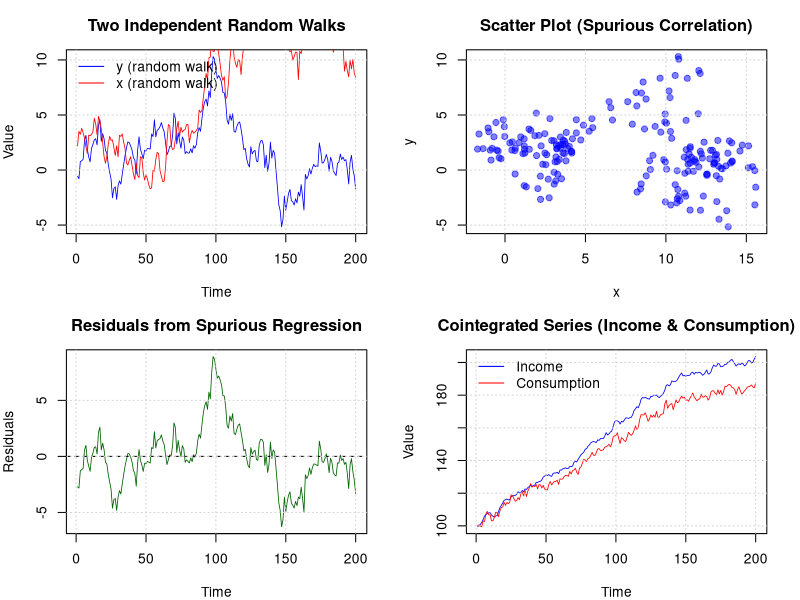
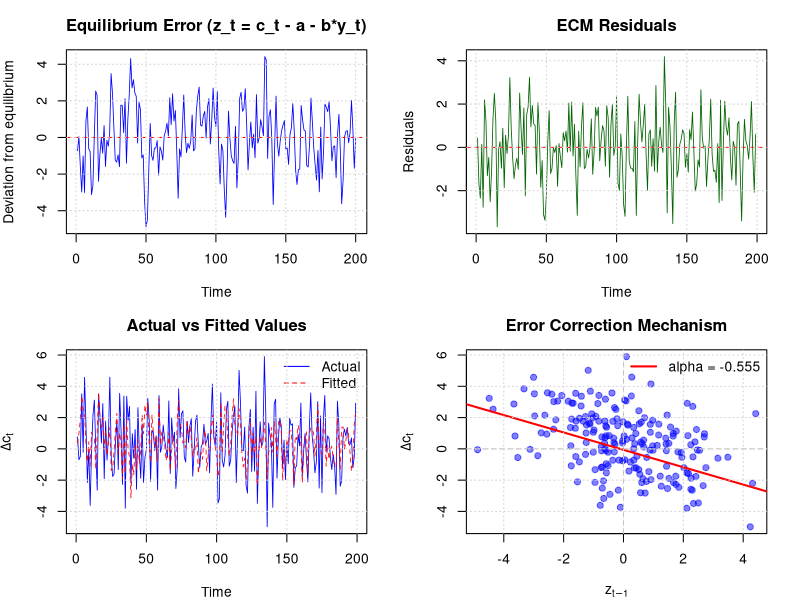

Write R code to recreate these figures, in order.
# =============================================================================
# Example 2: Spurious Regression and Error Correction Models
# =============================================================================
# This example demonstrates:
# 1. The spurious regression problem with independent I(1) series
# 2. Cointegration testing using Engle-Granger method
# 3. Error Correction Model estimation and interpretation
#
# Required Packages: tseries, lmtest, dynlm, urca
# Author: Alessia Paccagnini
# Textbook: Macroeconometrics
# =============================================================================

# Install packages if needed
# install.packages(c("tseries", "lmtest", "dynlm", "urca"))

library(tseries)
library(lmtest)
library(dynlm)
library(urca)

# =============================================================================
# DATA SOURCE SWITCH
# Set USE_PYTHON_DATA <- TRUE  -> load ex2_data.csv (generated by Python)
#                                  Part B results match the textbook exactly
# Set USE_PYTHON_DATA <- FALSE -> simulate data in R (set.seed(456))
#                                  results follow same DGP but differ numerically
# Note: Part A (spurious regression) always uses R RNG — exact numbers
#       don't matter there since any two independent random walks make the point.
# =============================================================================
USE_PYTHON_DATA <- TRUE   # <-- CHANGE THIS FLAG

n <- 200

cat("======================================================================\n")
cat("EXAMPLE 2: SPURIOUS REGRESSION AND ERROR CORRECTION MODELS\n")
cat("======================================================================\n")

# =============================================================================
# Part A: SPURIOUS REGRESSION
# =============================================================================
cat("\n======================================================================\n")
cat("PART A: SPURIOUS REGRESSION PROBLEM\n")
cat("======================================================================\n")

# Generate two INDEPENDENT random walks
# Using set.seed(123) - Part A is illustrative only (spurious by construction),
# so exact numerical match with Python is not required here.
set.seed(123)
eps1 <- rnorm(n)
eps2 <- rnorm(n)

y_spurious <- cumsum(eps1)  # Random walk 1
x_spurious <- cumsum(eps2)  # Random walk 2 (independent!)

cat("\nData Generation:\n")
cat("    y_t = y_{t-1} + e1_t  (Random Walk)\n")
cat("    x_t = x_{t-1} + e2_t  (Random Walk, INDEPENDENT of y)\n")
cat("    By construction, there is NO relationship between y and x!\n")

# Plot the spurious data
png("example2_spurious_coint_R.png", width = 1000, height = 700)
par(mfrow = c(2, 2), mar = c(4, 4, 3, 2))

# Two random walks
plot(y_spurious, type = "l", col = "blue", lwd = 0.8,
     main = "Two Independent Random Walks", ylab = "Value", xlab = "Time")
lines(x_spurious, col = "red", lwd = 0.8)
legend("topleft", legend = c("y (random walk)", "x (random walk)"),
       col = c("blue", "red"), lty = 1, bty = "n")
grid()

# Scatter plot
plot(x_spurious, y_spurious, pch = 19, col = rgb(0, 0, 1, 0.5),
     main = "Scatter Plot (Spurious Correlation)", xlab = "x", ylab = "y")
grid()

# Run the spurious regression
spurious_model <- lm(y_spurious ~ x_spurious)
spurious_summary <- summary(spurious_model)

# Durbin-Watson statistic
dw_test <- dwtest(spurious_model)
dw <- dw_test$statistic

cat("\n--------------------------------------------------\n")
cat("SPURIOUS REGRESSION: y_t = a + b*x_t + u_t\n")
cat("--------------------------------------------------\n")
cat(sprintf("    b coefficient: %.4f\n", coef(spurious_model)[2]))
cat(sprintf("    t-statistic:   %.4f\n", spurious_summary$coefficients[2, 3]))
cat(sprintf("    p-value:       %.6f\n", spurious_summary$coefficients[2, 4]))
cat(sprintf("    R-squared:     %.4f\n", spurious_summary$r.squared))
cat(sprintf("    Durbin-Watson: %.4f\n", dw))

cat("\n    WARNING: The regression appears highly significant!\n")
cat("    But we KNOW y and x are independent by construction!\n")
cat("    This is the SPURIOUS REGRESSION problem.\n")

# Granger-Newbold rule of thumb
cat("\n    Granger-Newbold rule: R^2 > DW suggests spurious regression\n")
cat(sprintf("    R^2 = %.3f, DW = %.3f -> ", spurious_summary$r.squared, dw))
if (spurious_summary$r.squared > dw) {
  cat("SPURIOUS!\n")
} else {
  cat("OK\n")
}

# Plot residuals from spurious regression
plot(residuals(spurious_model), type = "l", col = "darkgreen", lwd = 0.8,
     main = "Residuals from Spurious Regression", ylab = "Residuals", xlab = "Time")
abline(h = 0, col = "black", lty = 2)
grid()

# Test residuals for unit root
adf_resid <- adf.test(residuals(spurious_model))
cat(sprintf("\n    ADF test on residuals: stat = %.3f, p-value = %.3f\n", 
            adf_resid$statistic, adf_resid$p.value))
if (adf_resid$p.value < 0.05) {
  cat("    Residuals are stationary -> Valid regression\n")
} else {
  cat("    Residuals are NON-STATIONARY -> Spurious!\n")
}

# =============================================================================
# Part B: COINTEGRATION
# =============================================================================
cat("\n======================================================================\n")
cat("PART B: COINTEGRATION - A GENUINE LONG-RUN RELATIONSHIP\n")
cat("======================================================================\n")

# Load or simulate cointegrated series
beta_true  <- 0.85
alpha_true <- 15

if (USE_PYTHON_DATA) {
  cat("Loading Python-generated data (ex2_data.csv)...\n")
  cat("Results will match the textbook exactly.\n\n")
  data_ex2    <- read.csv("ex2_data.csv")
  income      <- data_ex2$income
  consumption <- data_ex2$consumption
} else {
  cat("Simulating cointegrated data in R (set.seed=456)...\n")
  cat("Note: numerical results differ from textbook due to different RNG.\n\n")
  set.seed(456)
  income_shocks    <- rnorm(n, mean = 0.5, sd = 1.0)
  income           <- 100 + cumsum(income_shocks)
  stationary_error <- numeric(n)
  for (t in 2:n) {
    stationary_error[t] <- 0.6 * stationary_error[t-1] + rnorm(1, 0, 1.5)
  }
  consumption <- alpha_true + beta_true * income + stationary_error
}

cat("\nData Generation (Permanent Income Hypothesis):\n")
cat("    income_t = income_{t-1} + 0.5 + e_t  (Random Walk with drift)\n")
cat(sprintf("    consumption_t = %.0f + %.2f*income_t + u_t  (Cointegrated)\n", 
            alpha_true, beta_true))
cat("    where u_t = 0.6*u_{t-1} + v_t is a stationary AR(1) process\n")
cat(sprintf("    TRUE cointegrating vector: (1, -%.2f)\n", beta_true))

# Plot cointegrated series
plot(income, type = "l", col = "blue", lwd = 0.8,
     main = "Cointegrated Series (Income & Consumption)", 
     ylab = "Value", xlab = "Time", ylim = range(c(income, consumption)))
lines(consumption, col = "red", lwd = 0.8)
legend("topleft", legend = c("Income", "Consumption"),
       col = c("blue", "red"), lty = 1, bty = "n")
grid()

dev.off()

# Unit root tests on levels
cat("\n--------------------------------------------------\n")
cat("STEP 1: Test for Unit Roots in Levels\n")
cat("--------------------------------------------------\n")

adf_income <- adf.test(income)
adf_cons <- adf.test(consumption)

cat(sprintf("    Income:      ADF stat = %.3f, p-value = %.3f -> I(1)\n", 
            adf_income$statistic, adf_income$p.value))
cat(sprintf("    Consumption: ADF stat = %.3f, p-value = %.3f -> I(1)\n", 
            adf_cons$statistic, adf_cons$p.value))

# Engle-Granger cointegration test
cat("\n--------------------------------------------------\n")
cat("STEP 2: Engle-Granger Cointegration Test\n")
cat("--------------------------------------------------\n")

# Step 2a: Estimate cointegrating regression
coint_reg <- lm(consumption ~ income)
coint_summary <- summary(coint_reg)

cat("\nCointegrating Regression: consumption_t = a + b*income_t + z_t\n")
cat(sprintf("    a (constant): %.4f\n", coef(coint_reg)[1]))
cat(sprintf("    b (income):   %.4f (true value = %.1f)\n", coef(coint_reg)[2], beta_true))
cat(sprintf("    R-squared:    %.4f\n", coint_summary$r.squared))

# Step 2b: Test residuals for stationarity
resid_coint <- residuals(coint_reg)

# Using urca package for proper EG critical values
eg_test <- ur.df(resid_coint, type = "none", lags = 1)

cat("\nADF Test on Cointegrating Residuals:\n")
cat(sprintf("    Test statistic: %.4f\n", eg_test@teststat[1]))
cat("    Critical values: 1%: -2.58, 5%: -1.95, 10%: -1.62 (standard)\n")

cat("\n    Note: Use Engle-Granger critical values (more stringent):\n")
cat("    For 2 variables: 1%: -3.90, 5%: -3.34, 10%: -3.04\n")

if (eg_test@teststat[1] < -3.34) {
  cat("\n    CONCLUSION: Residuals are stationary -> Series are COINTEGRATED\n")
} else {
  cat("\n    CONCLUSION: Cannot reject unit root -> No cointegration\n")
}

# =============================================================================
# Part C: ERROR CORRECTION MODEL
# =============================================================================
cat("\n======================================================================\n")
cat("PART C: ERROR CORRECTION MODEL (ECM)\n")
cat("======================================================================\n")

# Create ECM variables
dc <- diff(consumption)           # Delta c_t
dy <- diff(income)                # Delta y_t
ec_term <- resid_coint[-n]        # z_{t-1} = c_{t-1} - a - b*y_{t-1}

# Create data frame for ECM
ecm_data <- data.frame(
  dc = dc,
  dy = dy,
  ec_lag = ec_term
)

# Estimate ECM
ecm_model <- lm(dc ~ ec_lag + dy, data = ecm_data)
ecm_summary <- summary(ecm_model)

cat("\nECM Specification:\n")
cat("    Delta c_t = gamma + alpha*(c_{t-1} - b*y_{t-1}) + delta*Delta y_t + e_t\n")
cat("\nEstimation Results:\n")
cat("------------------------------------------------------------\n")
cat(sprintf("%-15s %10s %10s %10s\n", "Parameter", "Estimate", "Std.Err", "t-stat"))
cat("------------------------------------------------------------\n")
cat(sprintf("%-15s %10.4f %10.4f %10.4f\n", "Constant (g)", 
            coef(ecm_model)[1], ecm_summary$coefficients[1, 2], ecm_summary$coefficients[1, 3]))
cat(sprintf("%-15s %10.4f %10.4f %10.4f\n", "EC term (a)", 
            coef(ecm_model)[2], ecm_summary$coefficients[2, 2], ecm_summary$coefficients[2, 3]))
cat(sprintf("%-15s %10.4f %10.4f %10.4f\n", "Delta y (d)", 
            coef(ecm_model)[3], ecm_summary$coefficients[3, 2], ecm_summary$coefficients[3, 3]))
cat("------------------------------------------------------------\n")

alpha_ec <- coef(ecm_model)[2]

cat(sprintf("\n    Error Correction Coefficient (alpha): %.4f\n", alpha_ec))
cat(sprintf("    Standard Error: %.4f\n", ecm_summary$coefficients[2, 2]))
cat(sprintf("    t-statistic: %.4f\n", ecm_summary$coefficients[2, 3]))

if (alpha_ec < 0) {
  cat("\n    alpha < 0: System corrects toward equilibrium\n")
  half_life <- log(0.5) / log(1 + alpha_ec)
  cat(sprintf("    Speed of adjustment: %.1f%% of disequilibrium corrected per period\n", 
              abs(alpha_ec) * 100))
  cat(sprintf("    Half-life of adjustment: %.1f periods\n", half_life))
} else {
  cat("\n    alpha > 0: System is explosive (should not happen with cointegration)\n")
}

cat(sprintf("\n    Short-run effect of income (delta): %.4f\n", coef(ecm_model)[3]))
cat(sprintf("    Long-run effect of income (beta): %.4f\n", coef(coint_reg)[2]))

# Diagnostic plots for ECM
png("example2_ecm_R.png", width = 900, height = 700)
par(mfrow = c(2, 2), mar = c(4, 4, 3, 2))

# Equilibrium error
plot(resid_coint, type = "l", col = "blue", lwd = 0.8,
     main = "Equilibrium Error (z_t = c_t - a - b*y_t)",
     ylab = "Deviation from equilibrium", xlab = "Time")
abline(h = 0, col = "red", lty = 2, lwd = 1)
grid()

# ECM residuals
plot(residuals(ecm_model), type = "l", col = "darkgreen", lwd = 0.8,
     main = "ECM Residuals", ylab = "Residuals", xlab = "Time")
abline(h = 0, col = "red", lty = 2, lwd = 1)
grid()

# Actual vs Fitted
fitted_ecm <- fitted(ecm_model)
plot(dc, type = "l", col = "blue", lwd = 0.8,
     main = "Actual vs Fitted Values", ylab = expression(Delta*c[t]), xlab = "Time")
lines(fitted_ecm, col = "red", lty = 2, lwd = 0.8)
legend("topright", legend = c("Actual", "Fitted"), 
       col = c("blue", "red"), lty = c(1, 2), bty = "n")
grid()

# Error correction mechanism scatter
plot(ec_term, dc, pch = 19, col = rgb(0, 0, 1, 0.5),
     main = "Error Correction Mechanism",
     xlab = expression(z[t-1]), ylab = expression(Delta*c[t]))
abline(h = 0, col = "gray", lty = 2)
abline(v = 0, col = "gray", lty = 2)
# Add regression line
abline(a = coef(ecm_model)[1], b = alpha_ec, col = "red", lwd = 2)
legend("topright", legend = sprintf("alpha = %.3f", alpha_ec),
       col = "red", lwd = 2, bty = "n")
grid()

dev.off()

# =============================================================================
# Summary
# =============================================================================
cat("\n======================================================================\n")
cat("SUMMARY\n")
cat("======================================================================\n")
cat("\n1. SPURIOUS REGRESSION: Independent I(1) series can produce highly\n")
cat("   significant but meaningless regression results. Always test for\n")
cat("   unit roots and cointegration!\n\n")
cat("2. COINTEGRATION: When I(1) series share a common stochastic trend,\n")
cat("   their linear combination is stationary. This implies a genuine\n")
cat("   long-run equilibrium relationship.\n\n")
cat("3. ERROR CORRECTION MODEL: Cointegrated variables adjust toward their\n")
cat("   long-run equilibrium. The ECM captures both:\n")
cat("   - Short-run dynamics (Delta y effect)\n")
cat("   - Long-run equilibrium adjustment (error correction term)\n\n")
cat("   The speed of adjustment coefficient (alpha < 0) tells us how quickly\n")
cat("   deviations from equilibrium are corrected.\n")
cat("======================================================================\n")
